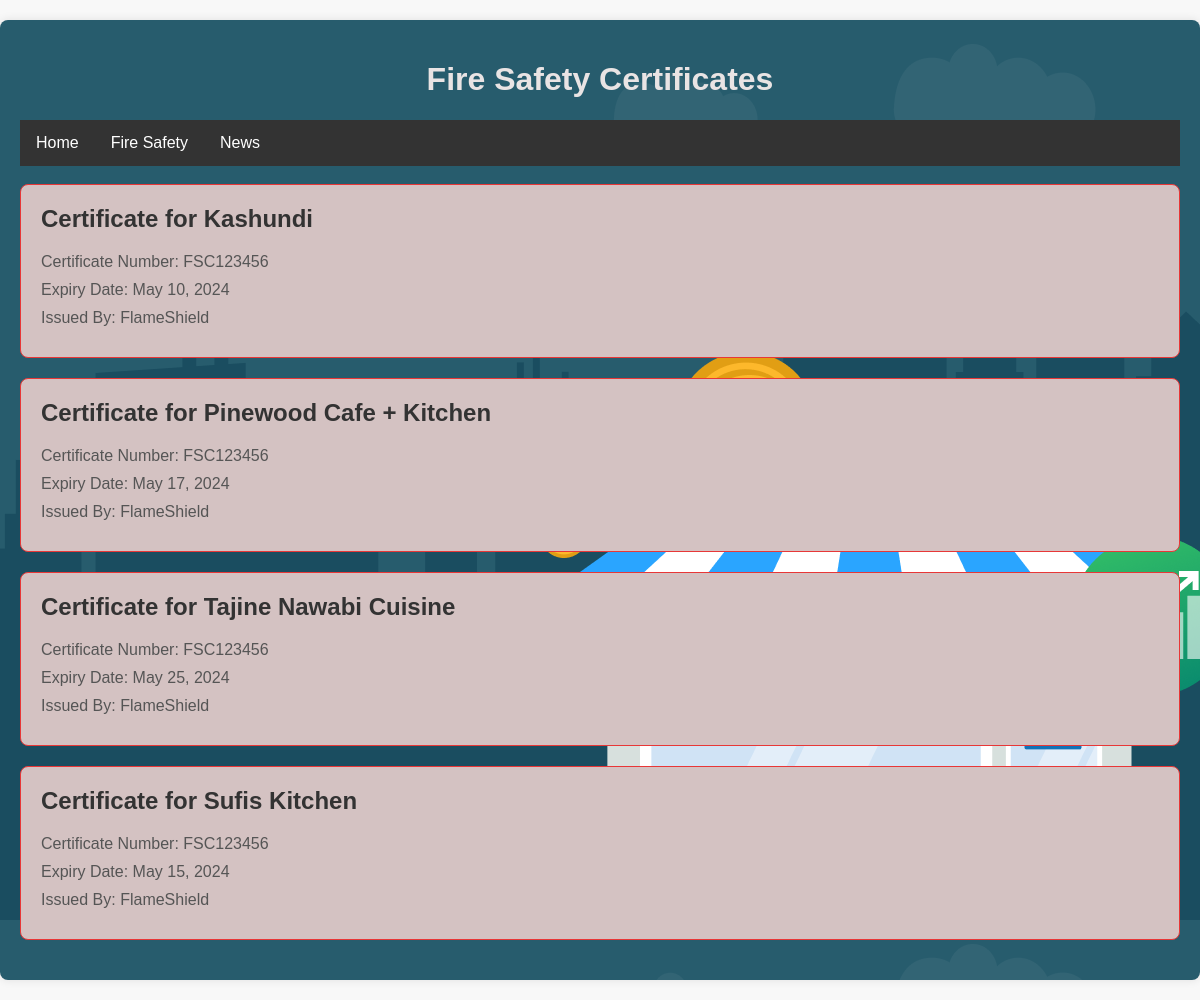
Page /certificate/ on the earlier database version.
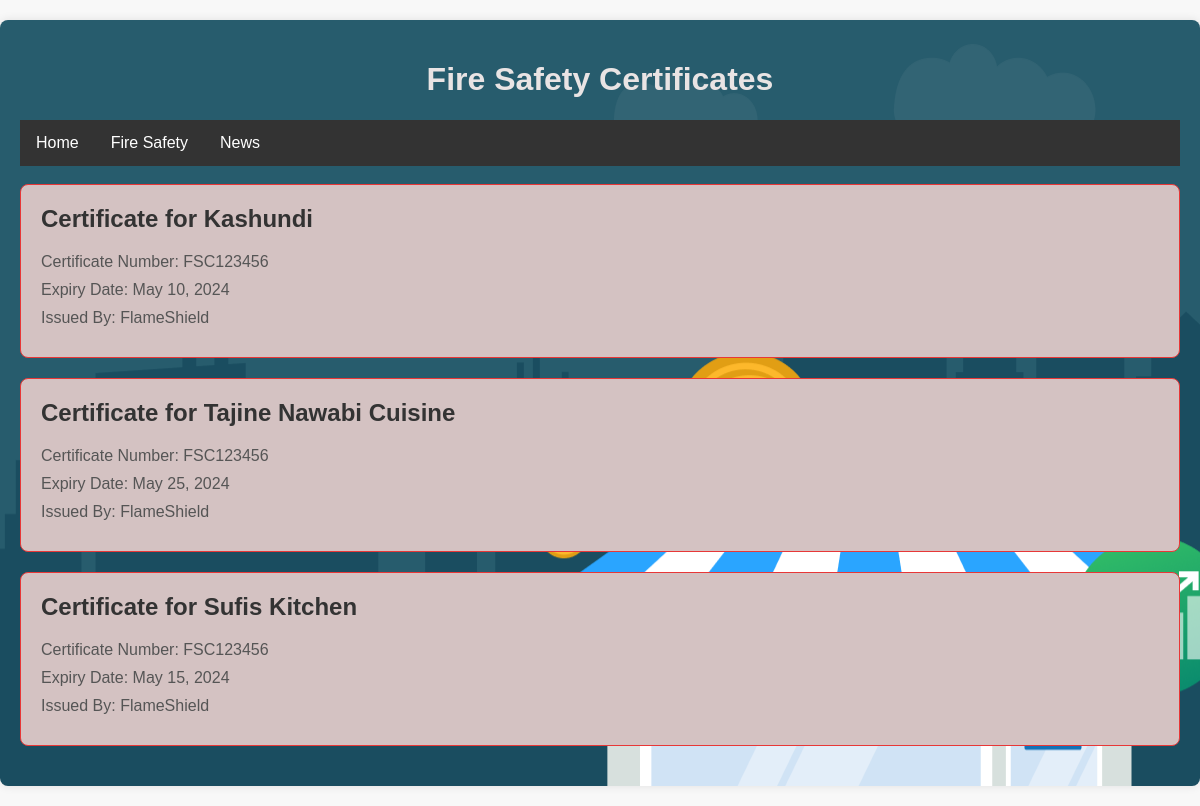
Same page on the later database version.
### app1/models.py (models this page shows)
class addRestaurentModel(models.Model) :
    commpanyName = models.CharField(max_length=50)
    issuedBy = models.CharField(max_length=50)
    expiryDate = models.DateField()
    message = models.TextField()

### app1/views.py (the view)
# urls.py: path('certificate/', views.certificateView, name = "certificate"),
def certificateView(request):
    restaurants = addRestaurentModel.objects.filter()
    args = {
        "restaurants": restaurants,
    }
    return render(request, "certificate.html", args)

### templates/certificate.html (shortened to what this page needs)
<!DOCTYPE html>
<html lang="en">
<head>
</head>
<body>
<div class="container">
  <header> <h1>Fire Safety Certificates</h1> </header>
  <div class="navbar">
    <a href="/home">Home</a>
    <a href="/safety">Fire Safety</a>
    <div class="dropdown">
      <button class="dropbtn">News
      </button>
    </div>
  </div>
  <br>
  {% for i in restaurants %}
  <div class="certificate">
    <h2>Certificate for {{i.commpanyName}}</h2>
    <p>Certificate Number: FSC123456</p>
    <p>Expiry Date: {{i.expiryDate}}</p>
    <p>Issued By: FlameShield</p>
  </div>
{% endfor %}
</div>
</body>
</html>

Differences in the rows shown:
removed addRestaurentModel: commpanyName "Pinewood Cafe + Kitchen", expiryDate "May 17, 2024"
